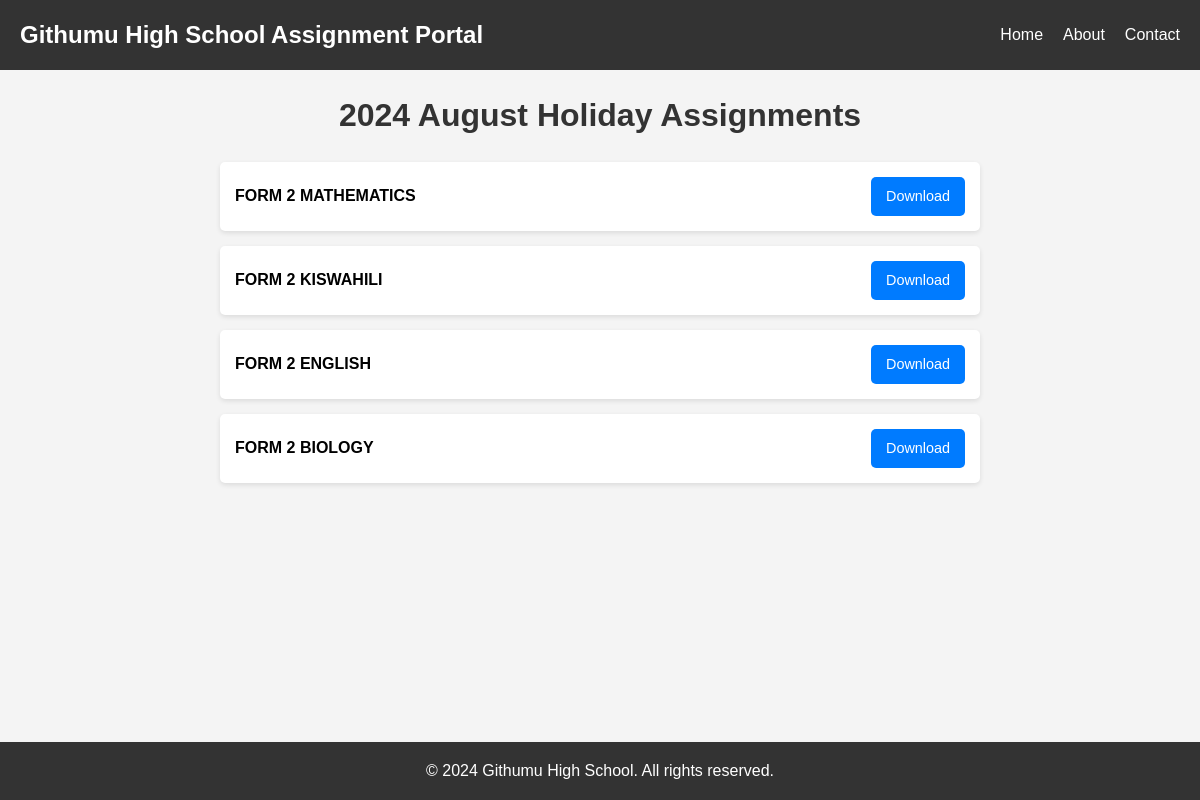
The page /class_list/9/ on the database its author committed.
### assignments/models.py (models this page shows, shortened)
class Assignment(models.Model):
    title = models.CharField(max_length=200, default='AUGUST HOLIDAY ASSIGNMENT')
    grade=models.IntegerField(choices=grades)
    subject=models.CharField(max_length=50,choices=subjects)
    description = models.TextField(blank=True)
    file = models.FileField(upload_to='assignments/')
    uploaded_at = models.DateTimeField(auto_now_add=True)

### assignments/views.py (the view)
# urls.py: path('class_list/<int:assignment_list_id>/', views.assignment_list, name='assignment_list'),
def assignment_list(request, assignment_list_id):
    assignment_list = get_object_or_404(Assignment, id=assignment_list_id)
    all_assignments = Assignment.objects.filter(grade=assignment_list.grade).order_by('-subject')
    return render(request, 'assignments/assignment_list.html', {'assignment_list': assignment_list,'assignment_list': all_assignments})

### assignments/templates/assignments/assignment_list.html (shortened to what this page needs)
{% load static %}
<!DOCTYPE html>
<html lang="en">
<head>
    <link rel="stylesheet" href="{% static 'assignments/css/style.css' %}">
</head>
<body>
    <header>
        <nav>
            <div class="logo">Githumu High School Assignment Portal</div>
            <ul class="nav-links">
                <li><a href="{% url 'class_list' %}"> Home</a></li>
                <li><a href="#">About</a></li>
                <li><a href="#">Contact</a></li>
            </ul>
        </nav>
    </header>
    <main>
        <h1> 2024 August Holiday Assignments</h1>
        <ul class="assignment-list">
        {% for assignment in assignment_list %}
            <li>
                <span class="assignment-title">FORM {{ assignment.grade }} {{ assignment.subject }}</span>
                <a href={{assignment.file.url }} class="download-button" download>Download</a>
            </li>
        {% endfor %}
        </ul>
    </main>
    <footer>
        <p>&copy; 2024 Githumu High School. All rights reserved.</p>
    </footer>
</body>
</html>

### assignments/static/assignments/css/style.css (style rules this page uses)
* { margin: 0; padding: 0; box-sizing: border-box; }
body { font-family: Arial, sans-serif; line-height: 1.6; background-color: #f4f4f4; font-size: 16px; display: flex; flex-direction: column; min-height: 100vh; }
header { background-color: #333; color: #fff; padding: 1rem 0; }
nav { max-width: 1200px; margin: 0 auto; display: flex; justify-content: space-between; align-items: center; padding: 0 20px; }
.logo { font-size: 1.5em; font-weight: bold; }
.nav-links { list-style: none; display: flex; }
.nav-links li { margin-left: 20px; }
.nav-links a { color: #fff; text-decoration: none; transition: color 0.3s ease; }
main { flex: 1; padding: 20px; max-width: 800px; margin: 0 auto; width: 100%; }
h1 { color: #333; text-align: center; font-size: 2em; margin-bottom: 20px; }
.assignment-list { list-style-type: none; padding: 0; }
.assignment-list li { background-color: #fff; margin-bottom: 15px; padding: 15px; border-radius: 5px; box-shadow: 0 2px 5px rgba(0,0,0,0.1); display: flex; justify-content: space-between; align-items: center; transition: all 0.3s ease; }
.assignment-title { font-weight: bold; }
.download-button { display: inline-block; padding: 8px 15px; background-color: #007bff; color: #fff; text-decoration: none; border-radius: 5px; transition: background-color 0.3s ease, transform 0.1s ease; font-size: 0.9em; border: none; cursor: pointer; }
footer { background-color: #333; color: #fff; text-align: center; padding: 1rem 0; margin-top: auto; }

### rows shown on the page
Assignment: grade "2", subject "MATHEMATICS"
Assignment: grade "2", subject "KISWAHILI"
Assignment: grade "2", subject "ENGLISH"
Assignment: grade "2", subject "BIOLOGY"
